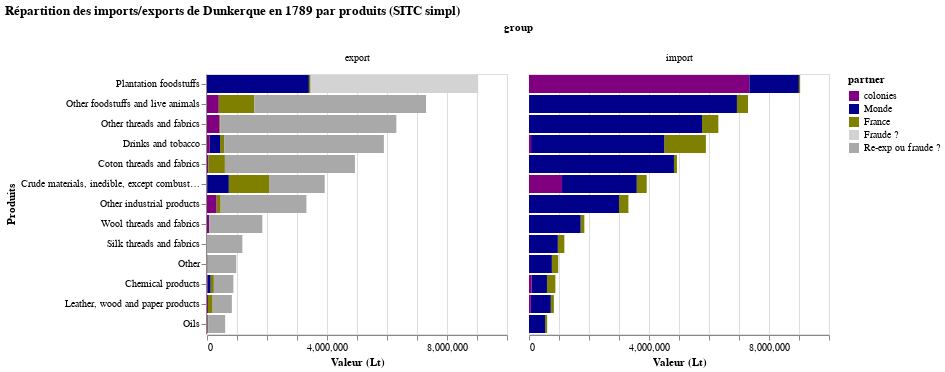

The cell this chart's notebook holds for it:
### Code cell
VegaLite({
  "title": "Répartition des imports/exports de Dunkerque en 1789 par produits (SITC simpl)",
  "data": {"values": data["Dunkerque"]},
  "mark": {"type":"bar", "tooltip": {"content": "data"}},
  "encoding": {
    "x": {"field": "value", "type": "quantitative", "title": "Valeur (Lt)"},
    "column": {"field": "group"},
    "y": {"field": "product", "sort": "-x", "title": "Produits"},
    "color": {
        "field": "partner", 
        "scale": {
            "domain": SORT_LABELS,
            "range": PALETTE
        },
        "sort": SORT_LABELS,
        "type": "nominal"
    }
  }
})

### Figure 1 — Vega-Lite specification as saved in the notebook (floating-point values rounded to 4 significant figures)
{"data": {"values": [{"group": "import", "partner": "France", "product": "Silk threads and fabrics", "value": 218180}, {"group": "import", "partner": "Monde", "product": "Silk threads and fabrics", "value": 960770}, {"group": "export", "partner": "colonies", "product": "Silk threads and fabrics", "value": 2100}, {"group": "export", "partner": "Re-exp ou fraude ?", "product": "Silk threads and fabrics", "value": 1176850}, {"group": "import", "partner": "France", "product": "Other industrial products", "value": 314800.0}, {"group": "import", "partner": "Monde", "product": "Other industrial products", "value": 2999118}, {"group": "export", "partner": "France", "product": "Other industrial products", "value": 141500.0}, {"group": "export", "partner": "colonies", "product": "Other industrial products", "value": 313967}, {"group": "export", "partner": "Re-exp ou fraude ?", "product": "Other industrial products", "value": 2858000.0}, {"group": "import", "partner": "France", "product": "Oils", "value": 67870.0}, {"group": "import", "partner": "Monde", "product": "Oils", "value": 537431}, {"group": "export", "partner": "France", "product": "Oils", "value": 23530.0}, {"group": "export", "partner": "colonies", "product": "Oils", "value": 14793}, {"group": "export", "partner": "Re-exp ou fraude ?", "product": "Oils", "value": 567000.0}, {"group": "import", "partner": "France", "product": "Other threads and fabrics", "value": 543957}, {"group": "import", "partner": "Monde", "product": "Other threads and fabrics", "value": 5767681}, {"group": "export", "partner": "France", "product": "Other threads and fabrics", "value": 27060.0}, {"group": "export", "partner": "colonies", "product": "Other threads and fabrics", "value": 411933}, {"group": "export", "partner": "Re-exp ou fraude ?", "product": "Other threads and fabrics", "value": 5873000.0}, {"group": "import", "partner": "France", "product": "Leather, wood and paper products", "value": 103600.0}, {"group": "import", "partner": "Monde", "product": "Leather, wood and paper products", "value": 664528}, {"group": "import", "partner": "colonies", "product": "Leather, wood and paper products", "value": 61376}, {"group": "export", "partner": "France", "product": "Leather, wood and paper products", "value": 155300.0}, {"group": "export", "partner": "colonies", "product": "Leather, wood and paper products", "value": 32319}, {"group": "export", "partner": "Re-exp ou fraude ?", "product": "Leather, wood and paper products", "value": 641900.0}, {"group": "import", "partner": "France", "product": "Wool threads and fabrics", "value": 123728}, {"group": "import", "partner": "Monde", "product": "Wool threads and fabrics", "value": 1721100}, {"group": "export", "partner": "colonies", "product": "Wool threads and fabrics", "value": 71104}, {"group": "export", "partner": "France", "product": "Wool threads and fabrics", "value": 1376}, {"group": "export", "partner": "Re-exp ou fraude ?", "product": "Wool threads and fabrics", "value": 1772348}, {"group": "import", "partner": "France", "product": "Drinks and tobacco", "value": 1387000.0}, {"group": "import", "partner": "Monde", "product": "Drinks and tobacco", "value": 4440210}, {"group": "import", "partner": "colonies", "product": "Drinks and tobacco", "value": 68894}, {"group": "export", "partner": "France", "product": "Drinks and tobacco", "value": 130900.0}, {"group": "export", "partner": "Monde", "product": "Drinks and tobacco", "value": 345721}, {"group": "export", "partner": "colonies", "product": "Drinks and tobacco", "value": 93596}, {"group": "export", "partner": "Re-exp ou fraude ?", "product": "Drinks and tobacco", "value": 5326000.0}, {"group": "import", "partner": "France", "product": "Other foodstuffs and live animals", "value": 369300.0}, {"group": "import", "partner": "Monde", "product": "Other foodstuffs and live animals", "value": 6929264}, {"group": "import", "partner": "colonies", "product": "Other foodstuffs and live animals", "value": 1736}, {"group": "export", "partner": "France", "product": "Other foodstuffs and live animals", "value": 1184000.0}, {"group": "export", "partner": "colonies", "product": "Other foodstuffs and live animals", "value": 390372}, {"group": "export", "partner": "Re-exp ou fraude ?", "product": "Other foodstuffs and live animals", "value": 5726000.0}, {"group": "import", "partner": "France", "product": "Plantation foodstuffs", "value": 42550}, {"group": "import", "partner": "colonies", "product": "Plantation foodstuffs", "value": 7345722}, {"group": "import", "partner": "Monde", "product": "Plantation foodstuffs", "value": 1649675}, {"group": "export", "partner": "France", "product": "Plantation foodstuffs", "value": 57275}, {"group": "export", "partner": "Monde", "product": "Plantation foodstuffs", "value": 3394711}, {"group": "export", "partner": "colonies", "product": "Plantation foodstuffs", "value": 436}, {"group": "export", "partner": "Fraude ?", "product": "Plantation foodstuffs", "value": 5585525}, {"group": "import", "partner": "France", "product": "Coton threads and fabrics", "value": 99571}, {"group": "import", "partner": "Monde", "product": "Coton threads and fabrics", "value": 4831856}, {"group": "export", "partner": "colonies", "product": "Coton threads and fabrics", "value": 49084}, {"group": "export", "partner": "France", "product": "Coton threads and fabrics", "value": 547605}, {"group": "export", "partner": "Re-exp ou fraude ?", "product": "Coton threads and fabrics", "value": 4334738}, {"group": "import", "partner": "France", "product": "Chemical products", "value": 280900.0}, {"group": "import", "partner": "Monde", "product": "Chemical products", "value": 508907}, {"group": "import", "partner": "colonies", "product": "Chemical products", "value": 89556}, {"group": "export", "partner": "France", "product": "Chemical products", "value": 111000.0}, {"group": "export", "partner": "Monde", "product": "Chemical products", "value": 101042}, {"group": "export", "partner": "colonies", "product": "Chemical products", "value": 16237}, {"group": "export", "partner": "Re-exp ou fraude ?", "product": "Chemical products", "value": 651100.0}, {"group": "import", "partner": "France", "product": "Crude materials, inedible, except combustibles", "value": 331600.0}, {"group": "import", "partner": "Monde", "product": "Crude materials, inedible, except combustibles", "value": 2490363}, {"group": "import", "partner": "colonies", "product": "Crude materials, inedible, except combustibles", "value": 1101518}, {"group": "export", "partner": "France", "product": "Crude materials, inedible, except combustibles", "value": 1341000.0}, {"group": "export", "partner": "Monde", "product": "Crude materials, inedible, except combustibles", "value": 719051}, {"group": "export", "partner": "colonies", "product": "Crude materials, inedible, except combustibles", "value": 6630}, {"group": "export", "partner": "Re-exp ou fraude ?", "product": "Crude materials, inedible, except combustibles", "value": 1857000.0}, {"group": "import", "partner": "France", "product": "Other", "value": 212659}, {"group": "import", "partner": "Monde", "product": "Other", "value": 760882}, {"group": "import", "partner": "colonies", "product": "Other", "value": 1353}, {"group": "export", "partner": "France", "product": "Other", "value": 14280.0}, {"group": "export", "partner": "colonies", "product": "Other", "value": 8932}, {"group": "export", "partner": "Re-exp ou fraude ?", "product": "Other", "value": 951700.0}]}, "encoding": {"color": {"field": "partner", "scale": {"domain": ["colonies", "Monde", "France", "Fraude ?", "Re-exp ou fraude ?"], "range": ["purple", "darkblue", "olive", "lightgrey", "darkgrey"]}, "sort": ["colonies", "Monde", "France", "Fraude ?", "Re-exp ou fraude ?"], "type": "nominal"}, "column": {"field": "group"}, "x": {"field": "value", "title": "Valeur (Lt)", "type": "quantitative"}, "y": {"field": "product", "sort": "-x", "title": "Produits"}}, "mark": {"tooltip": {"content": "data"}, "type": "bar"}, "title": "Répartition des imports/exports de Dunkerque en 1789 par produits (SITC simpl)"}
